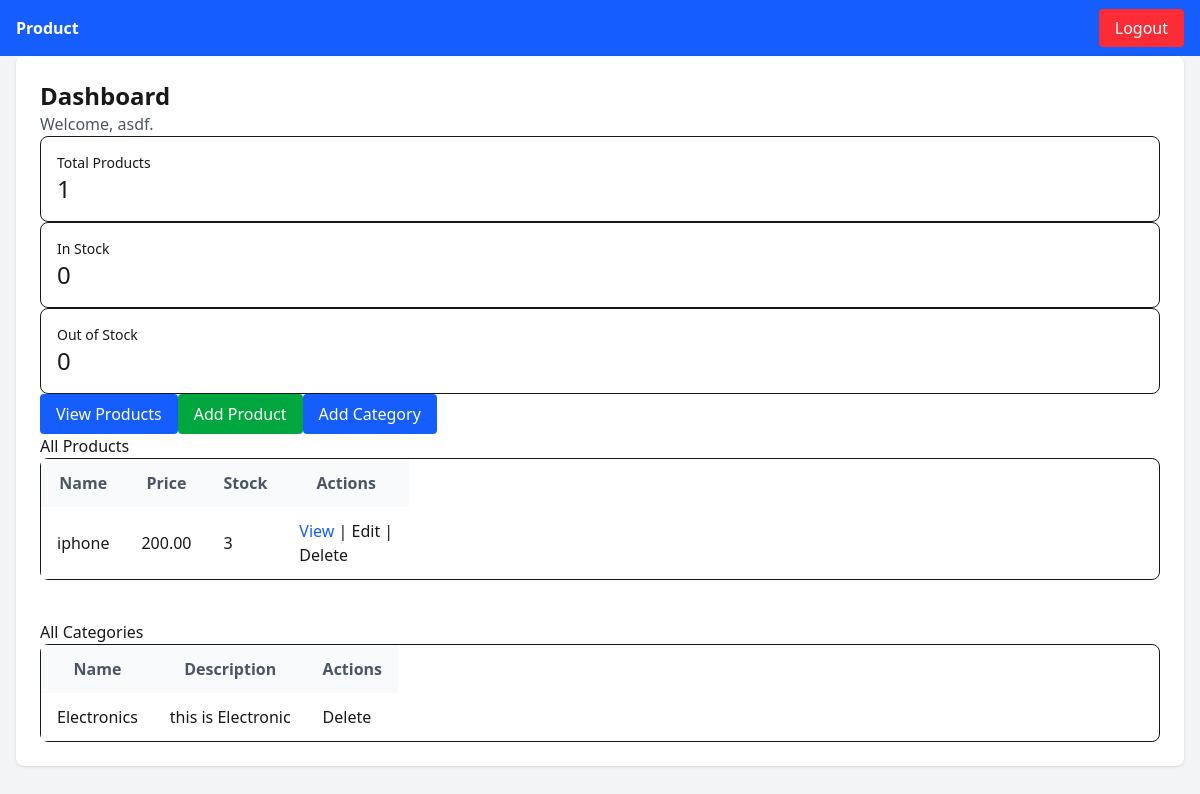
Screenshot of /dashboard/ (signed in) with the database file from the repository.
### dashboard/models.py (models this page shows, shortened)
class Product(models.Model):
    STATUS_CHOICES = (
        ('in_stock', 'In Stock'),
        ('low_stock', 'Low Stock'),
        ('out_of_stock', 'Out of Stock'),
    )
    name = models.CharField(max_length=200)
    description = models.TextField(blank=True, null=True)
    price = models.DecimalField(
        max_digits=10,
        decimal_places=2,
        validators=[MinValueValidator(0)]
    )
    category = models.ForeignKey(
        Category,
        on_delete=models.SET_NULL,
        null=True,
        blank=True,
        related_name='products'
    )
    stock_quantity = models.IntegerField(
        default=0,
        validators=[MinValueValidator(0)]
    )
    status = models.CharField(
        max_length=20,
        choices=STATUS_CHOICES,
        default='in_stock'
    )
    image = models.ImageField(
        upload_to='products/',
        blank=True,
        null=True
    )
    rating = models.DecimalField(
        max_digits=3,
        decimal_places=1,
        default=0,
        validators=[MinValueValidator(0), MaxValueValidator(5)]
    )
    created_by = models.ForeignKey(
        User,
        on_delete=models.CASCADE,
        related_name='products'
    )
    created_at = models.DateTimeField(auto_now_add=True)
    updated_at = models.DateTimeField(auto_now=True)
    is_active = models.BooleanField(default=True)
    class Meta:
        ordering = ['-created_at']

class Category(models.Model):
    name = models.CharField(max_length=100, unique=True)
    description = models.TextField(blank=True, null=True)
    created_at = models.DateTimeField(auto_now_add=True)
    updated_at = models.DateTimeField(auto_now=True)
    class Meta:
        verbose_name_plural = "Categories"
        ordering = ['name']

### dashboard/views.py (the view)
# urls.py: path("", views.dashboard_index, name="index"),
@login_required
def dashboard_index(request):
    user = request.user
    products = Product.objects.filter(created_by=user)
    categories = Category.objects.all().order_by('name')
    stats = {
        'total_products': products.count(),
        'total_value': products.aggregate(total=Sum('price'))['total'] or 0,
        'in_stock': products.filter(status='in_stock').count(),
        'low_stock': products.filter(status='low_stock').count(),
        'out_of_stock': products.filter(status='out_of_stock').count(),
    }
    products_list = products.order_by('-created_at')
    context = {
        'stats': stats,
        'products': products_list,
        'categories': categories,
        'user': user,
    }
    return render(request, 'dashboard/dashboard.html', context)

### dashboard/templates/dashboard/dashboard.html (shortened to what this page needs)
{% extends "base.html" %}
{% block content %}
<div class="w-full bg-white p-6 rounded-lg shadow">
    <h1 class="text-2xl font-bold mb-2">Dashboard</h1>
    <p class="text-gray-600 mb-6">Welcome, {{ user.username }}.</p>
    <div class="grid grid-cols-1 md:grid-cols-3 gap-4">
        <div class="border rounded-lg p-4">
            <p class="text-sm text-gray-500">Total Products</p>
            <p class="text-2xl font-semibold">{{ stats.total_products }}</p>
        </div>
        <div class="border rounded-lg p-4">
            <p class="text-sm text-gray-500">In Stock</p>
            <p class="text-2xl font-semibold">{{ stats.in_stock }}</p>
        </div>
        <div class="border rounded-lg p-4">
            <p class="text-sm text-gray-500">Out of Stock</p>
            <p class="text-2xl font-semibold">{{ stats.out_of_stock }}</p>
        </div>
    </div>
    <div class="mt-6 flex gap-3">
        <a href="{% url 'dashboard:product_list' %}" class="px-4 py-2 bg-blue-600 text-white rounded hover:bg-blue-700">View Products</a>
        <a href="{% url 'dashboard:product_create' %}" class="px-4 py-2 bg-green-600 text-white rounded hover:bg-green-700">Add Product</a>
        <a href="{% url 'dashboard:category_create' %}" class="px-4 py-2 bg-blue-600 text-white rounded hover:bg-blue-700">Add Category</a>
    </div>
    <div class="mt-8">
        <h2 class="text-lg font-semibold mb-3">All Products</h2>
        <div class="overflow-x-auto border border-gray-200 rounded-lg">
            <table class="min-w-full divide-y divide-gray-200">
                <thead class="bg-gray-50">
                    <tr>
                        <th class="px-4 py-3 text-left text-xs font-semibold text-gray-600 uppercase tracking-wider">Name</th>
                        <th class="px-4 py-3 text-left text-xs font-semibold text-gray-600 uppercase tracking-wider">Price</th>
                        <th class="px-4 py-3 text-left text-xs font-semibold text-gray-600 uppercase tracking-wider">Stock</th>
                        <th class="px-4 py-3 text-left text-xs font-semibold text-gray-600 uppercase tracking-wider">Actions</th>
                    </tr>
                </thead>
                <tbody class="bg-white divide-y divide-gray-100">
                    {% for product in products %}
                        <tr class="hover:bg-gray-50">
                            <td class="px-4 py-3 font-medium text-gray-900">{{ product.name }}</td>
                            <td class="px-4 py-3 text-gray-700">{{ product.price }}</td>
                            <td class="px-4 py-3 text-gray-700">{{ product.stock_quantity }}</td>
                            <td class="px-4 py-3">
                                <a class="text-blue-600 hover:underline" href="{% url 'dashboard:product_detail' product.pk %}">View</a>
                                <span class="mx-2">|</span>
                                <a class="text-yellow-600 hover:underline" href="{% url 'dashboard:product_update' product.pk %}">Edit</a>
                                <span class="mx-2">|</span>
                                <form method="post" action="{% url 'dashboard:product_delete' product.pk %}" class="inline">
                                    <button type="submit" class="text-red-600 hover:underline" onclick="return confirm('Are you sure you want to delete this product?')">Delete</button>
                                </form>
                            </td>
                        </tr>
                    {% empty %}
                        <tr>
                            <td class="px-4 py-6 text-gray-600" colspan="4">No products.</td>
                        </tr>
                    {% endfor %}
                </tbody>
            </table>
        </div>
    </div>
    <div class="mt-10">
        <h2 class="text-lg font-semibold mb-3">All Categories</h2>
        <div class="overflow-x-auto border border-gray-200 rounded-lg">
            <table class="min-w-full divide-y divide-gray-200">
                <thead class="bg-gray-50">
                    <tr>
                        <th class="px-4 py-3 text-left text-xs font-semibold text-gray-600 uppercase tracking-wider">Name</th>
                        <th class="px-4 py-3 text-left text-xs font-semibold text-gray-600 uppercase tracking-wider">Description</th>
                        <th class="px-4 py-3 text-left text-xs font-semibold text-gray-600 uppercase tracking-wider">Actions</th>
                    </tr>
                </thead>
                <tbody class="bg-white divide-y divide-gray-100">
                    {% for category in categories %}
                        <tr class="hover:bg-gray-50">
                            <td class="px-4 py-3 font-medium text-gray-900">{{ category.name }}</td>
                            <td class="px-4 py-3 text-gray-700">{{ category.description|default:"" }}</td>
                            <td class="px-4 py-3">
                                <form method="post" action="{% url 'dashboard:category_delete' category.pk %}" class="inline">
                                    <button type="submit" class="text-red-600 hover:underline" onclick="return confirm('Delete this category?')">Delete</button>
                                </form>
                            </td>
                        </tr>
                    {% empty %}
                        <tr>
                            <td class="px-4 py-6 text-gray-600" colspan="3">No categories.</td>
                        </tr>
                    {% endfor %}
                </tbody>
            </table>
        </div>
    </div>
</div>
{% endblock %}

### rows the page displays
Product: name "iphone", price "200.00", stock_quantity "3"
Category: name "Electronics", description "this is Electronic"

### other values shown
{{ user.username }} "asdf"
{{ stats.total_products }} "1"
{{ stats.in_stock }} "0"
{{ stats.out_of_stock }} "0"
